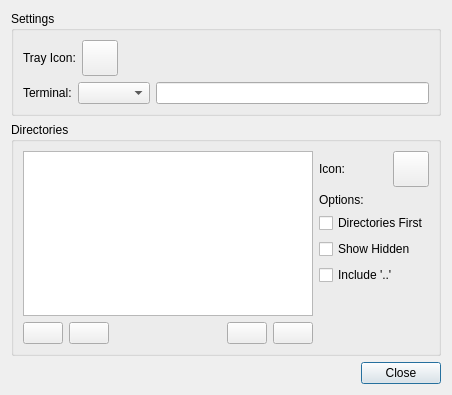
<?xml version="1.0" encoding="UTF-8"?>
<ui version="4.0">
 <class>prefsDialog</class>
 <widget class="QDialog" name="prefsDialog">
  <property name="geometry">
   <rect>
    <x>0</x>
    <y>0</y>
    <width>452</width>
    <height>395</height>
   </rect>
  </property>
  <property name="windowTitle">
   <string>SFBM Settings</string>
  </property>
  <layout class="QVBoxLayout" name="verticalLayout">
   <item>
    <layout class="QVBoxLayout" name="mainLayout">
     <item>
      <widget class="QGroupBox" name="settingsBox">
       <property name="title">
        <string>Settings</string>
       </property>
       <layout class="QVBoxLayout" name="verticalLayout_2">
        <item>
         <layout class="QVBoxLayout" name="settingsLayout">
          <item>
           <layout class="QHBoxLayout" name="trayIconLayout">
            <item>
             <widget class="QLabel" name="trayiconLabel">
              <property name="text">
               <string>Tray Icon:</string>
              </property>
             </widget>
            </item>
            <item>
             <widget class="QPushButton" name="trayiconButton">
              <property name="minimumSize">
               <size>
                <width>36</width>
                <height>36</height>
               </size>
              </property>
              <property name="maximumSize">
               <size>
                <width>36</width>
                <height>36</height>
               </size>
              </property>
              <property name="text">
               <string/>
              </property>
             </widget>
            </item>
            <item>
             <spacer name="horizontalSpacer_4">
              <property name="orientation">
               <enum>Qt::Horizontal</enum>
              </property>
              <property name="sizeHint" stdset="0">
               <size>
                <width>40</width>
                <height>20</height>
               </size>
              </property>
             </spacer>
            </item>
           </layout>
          </item>
          <item>
           <layout class="QHBoxLayout" name="terminalLayout">
            <item>
             <widget class="QLabel" name="terminalLabel">
              <property name="text">
               <string>Terminal:</string>
              </property>
             </widget>
            </item>
            <item>
             <widget class="QComboBox" name="terminalComboBox"/>
            </item>
            <item>
             <widget class="QLineEdit" name="terminalLineEdit">
              <property name="enabled">
               <bool>true</bool>
              </property>
             </widget>
            </item>
           </layout>
          </item>
         </layout>
        </item>
       </layout>
      </widget>
     </item>
     <item>
      <widget class="QGroupBox" name="directoriesBox">
       <property name="title">
        <string>Directories</string>
       </property>
       <layout class="QHBoxLayout" name="horizontalLayout_2">
        <item>
         <layout class="QVBoxLayout" name="listLayout">
          <item>
           <widget class="QListView" name="listView"/>
          </item>
          <item>
           <layout class="QHBoxLayout" name="listButtonsLayout">
            <item>
             <layout class="QHBoxLayout" name="addRemoveLayout">
              <item>
               <widget class="QPushButton" name="addButton">
                <property name="text">
                 <string/>
                </property>
                <property name="icon">
                 <iconset theme="list-add">
                  <normaloff/>
                 </iconset>
                </property>
               </widget>
              </item>
              <item>
               <widget class="QPushButton" name="removeButton">
                <property name="text">
                 <string/>
                </property>
                <property name="icon">
                 <iconset theme="list-remove">
                  <normaloff/>
                 </iconset>
                </property>
               </widget>
              </item>
             </layout>
            </item>
            <item>
             <spacer name="horizontalSpacer">
              <property name="orientation">
               <enum>Qt::Horizontal</enum>
              </property>
              <property name="sizeHint" stdset="0">
               <size>
                <width>40</width>
                <height>20</height>
               </size>
              </property>
             </spacer>
            </item>
            <item>
             <layout class="QHBoxLayout" name="upDownLayout">
              <item>
               <widget class="QPushButton" name="upButton">
                <property name="text">
                 <string/>
                </property>
                <property name="icon">
                 <iconset theme="arrow-up">
                  <normaloff/>
                 </iconset>
                </property>
               </widget>
              </item>
              <item>
               <widget class="QPushButton" name="downButton">
                <property name="text">
                 <string/>
                </property>
                <property name="icon">
                 <iconset theme="arrow-down">
                  <normaloff/>
                 </iconset>
                </property>
               </widget>
              </item>
             </layout>
            </item>
           </layout>
          </item>
         </layout>
        </item>
        <item>
         <layout class="QVBoxLayout" name="optionsLayout">
          <item>
           <layout class="QHBoxLayout" name="directoryIconLayout">
            <item>
             <widget class="QLabel" name="iconLabel">
              <property name="text">
               <string>Icon:</string>
              </property>
             </widget>
            </item>
            <item>
             <widget class="QPushButton" name="iconButton">
              <property name="minimumSize">
               <size>
                <width>36</width>
                <height>36</height>
               </size>
              </property>
              <property name="maximumSize">
               <size>
                <width>36</width>
                <height>36</height>
               </size>
              </property>
              <property name="text">
               <string/>
              </property>
             </widget>
            </item>
           </layout>
          </item>
          <item>
           <layout class="QVBoxLayout" name="sortingLayout">
            <item>
             <widget class="QLabel" name="optionsLabel">
              <property name="text">
               <string>Options:</string>
              </property>
             </widget>
            </item>
            <item>
             <widget class="QCheckBox" name="dirsFirstBox">
              <property name="text">
               <string>Directories First</string>
              </property>
             </widget>
            </item>
            <item>
             <widget class="QCheckBox" name="showHiddenBox">
              <property name="text">
               <string>Show Hidden</string>
              </property>
             </widget>
            </item>
            <item>
             <widget class="QCheckBox" name="includePreviousBox">
              <property name="text">
               <string>Include '..'</string>
              </property>
             </widget>
            </item>
            <item>
             <spacer name="verticalSpacer">
              <property name="orientation">
               <enum>Qt::Vertical</enum>
              </property>
              <property name="sizeHint" stdset="0">
               <size>
                <width>20</width>
                <height>40</height>
               </size>
              </property>
             </spacer>
            </item>
           </layout>
          </item>
         </layout>
        </item>
       </layout>
      </widget>
     </item>
    </layout>
   </item>
   <item>
    <layout class="QHBoxLayout" name="closeLayout">
     <item>
      <spacer name="horizontalSpacer_2">
       <property name="orientation">
        <enum>Qt::Horizontal</enum>
       </property>
       <property name="sizeHint" stdset="0">
        <size>
         <width>40</width>
         <height>20</height>
        </size>
       </property>
      </spacer>
     </item>
     <item>
      <widget class="QPushButton" name="okButton">
       <property name="minimumSize">
        <size>
         <width>80</width>
         <height>0</height>
        </size>
       </property>
       <property name="maximumSize">
        <size>
         <width>80</width>
         <height>16777215</height>
        </size>
       </property>
       <property name="layoutDirection">
        <enum>Qt::LeftToRight</enum>
       </property>
       <property name="text">
        <string>Close</string>
       </property>
       <property name="icon">
        <iconset theme="dialog-ok">
         <normaloff/>
        </iconset>
       </property>
       <property name="default">
        <bool>true</bool>
       </property>
      </widget>
     </item>
    </layout>
   </item>
  </layout>
 </widget>
 <resources/>
 <connections/>
</ui>
